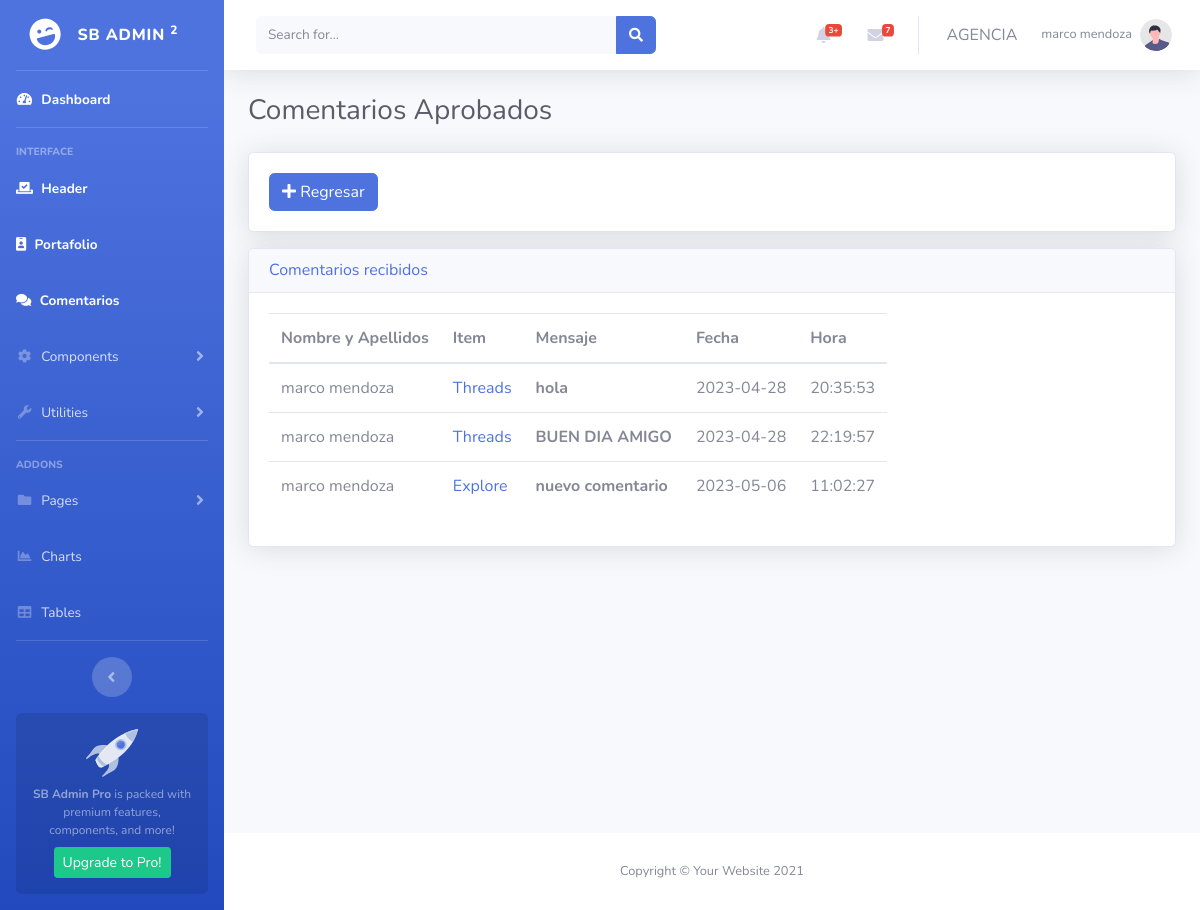
The page /admin/index.php?com_aprobados (signed in) on the database its author committed.
### tables this page shows
CREATE TABLE `comentarios` (
  `com_id` int(10) UNSIGNED NOT NULL,
  `com_user_id` int(11) NOT NULL,
  `com_por_id` int(11) NOT NULL,
  `com_mensaje` varchar(100) NOT NULL,
  `com_fecha` datetime NOT NULL,
  `com_status` tinyint(4) NOT NULL DEFAULT 0 COMMENT '0: pendiente, 1: aprobado'
);

CREATE TABLE `usuarios` (
  `user_id` int(10) UNSIGNED NOT NULL,
  `user_nombres` varchar(100) NOT NULL,
  `user_apellidos` varchar(100) NOT NULL,
  `user_email` varchar(100) NOT NULL,
  `user_img` text DEFAULT NULL,
  `user_pass` varchar(255) NOT NULL,
  `user_token` text DEFAULT NULL,
  `user_status` tinyint(4) DEFAULT 0 COMMENT 'status 0: no activo, status 1: activo',
  `user_rol` varchar(50) NOT NULL DEFAULT 'suscriptor'
);

CREATE TABLE `portafolios` (
  `por_id` int(10) UNSIGNED NOT NULL,
  `por_user_id` int(11) NOT NULL,
  `por_titulo` varchar(20) NOT NULL,
  `por_subtitulo` varchar(20) NOT NULL,
  `por_imgSmall` text NOT NULL,
  `por_imgLarge` text NOT NULL,
  `por_contenido` text NOT NULL,
  `por_fecha` date NOT NULL,
  `por_status` varchar(20) NOT NULL,
  `por_vistas` int(11) DEFAULT 0,
  `por_delete` tinyint(4) DEFAULT 1 COMMENT '0: desactivado, 1: activo'
);

### resources/controllers/helpers.php (called while the page is built, shortened)
<?php
function query($consulta)
{
    global $conexion;
    return mysqli_query($conexion, $consulta);
}
function fetch_assoc($query)
{
    return mysqli_fetch_assoc($query);
}

### resources/controllers/back/comentarioController.php (the view, shortened to what this page needs)
<?php
function get_comentariosPorEstado($status)
{
    $query = query("SELECT * FROM comentarios a INNER JOIN usuarios b ON a.com_user_id = b.user_id INNER JOIN portafolios c ON a.com_por_id = c.por_id WHERE a.com_status = {$status} AND c.por_user_id = {$_SESSION['user_id']}");
    while ($fila = fetch_assoc($query)) {
        $com_usuario = $fila['user_nombres'] . " " . $fila['user_apellidos'];
        $fecha = explode(' ', $fila['com_fecha'])[0];
        $hora = explode(' ', $fila['com_fecha'])[1];
        $cometario = <<<DELIMITADOR
                <tr>
                    <td>{$com_usuario}</td>
                    <td><a href="../portafolio.php?id={$fila['por_id']}" target="_blank">{$fila['por_titulo']}</a></td>
                    <th>{$fila['com_mensaje']}</th>
                    <td>{$fecha}</td>
                    <td>{$hora}</td>
        DELIMITADOR;
        echo $cometario;
    }
}

### rows shown on the page
comentarios: usuarios.user_nombres+user_apellidos "marco mendoza", portafolios.por_titulo "Threads", com_mensaje "hola", com_fecha "2023-04-28", com_fecha "20:35:53"
comentarios: usuarios.user_nombres+user_apellidos "marco mendoza", portafolios.por_titulo "Threads", com_mensaje "BUEN DIA AMIGO", com_fecha "2023-04-28", com_fecha "22:19:57"
comentarios: usuarios.user_nombres+user_apellidos "marco mendoza", portafolios.por_titulo "Explore", com_mensaje "nuevo comentario", com_fecha "2023-05-06", com_fecha "11:02:27"

### other values the page prints
$_SESSION['user_nombres'] "marco"
$_SESSION['user_apellidos'] "mendoza"
